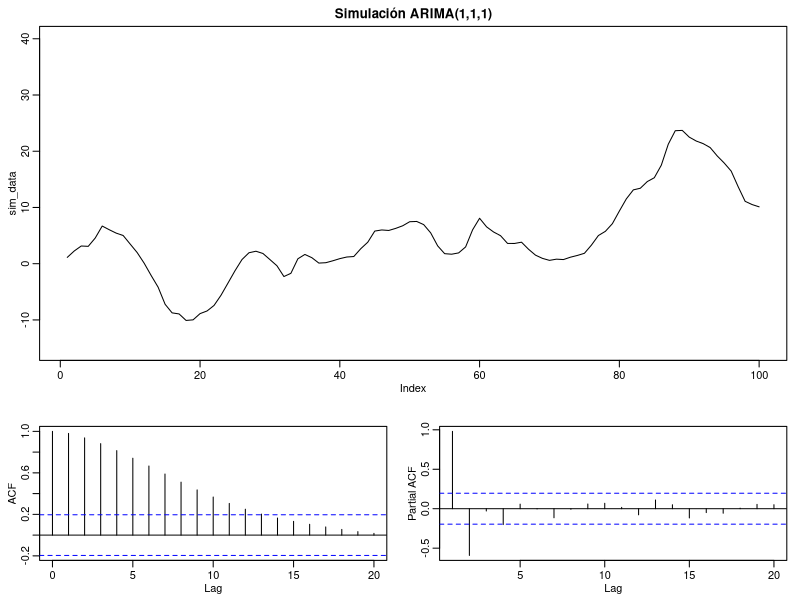
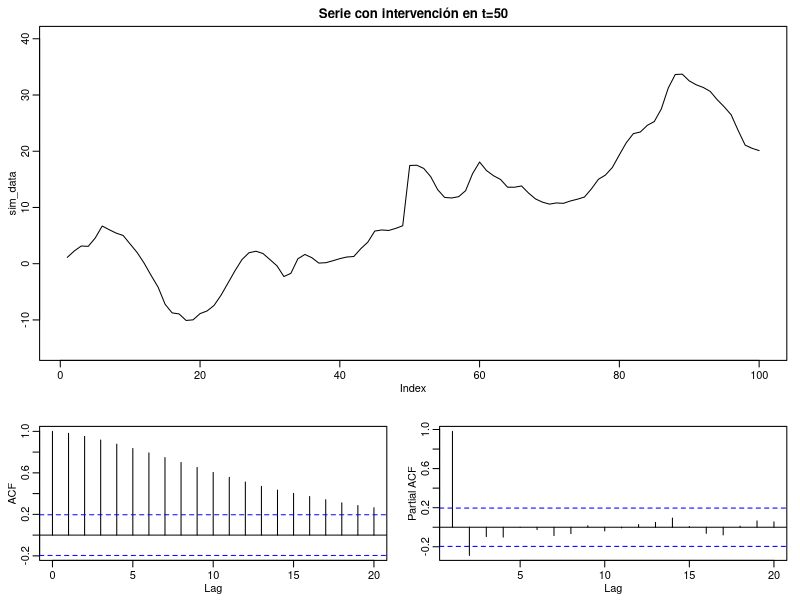
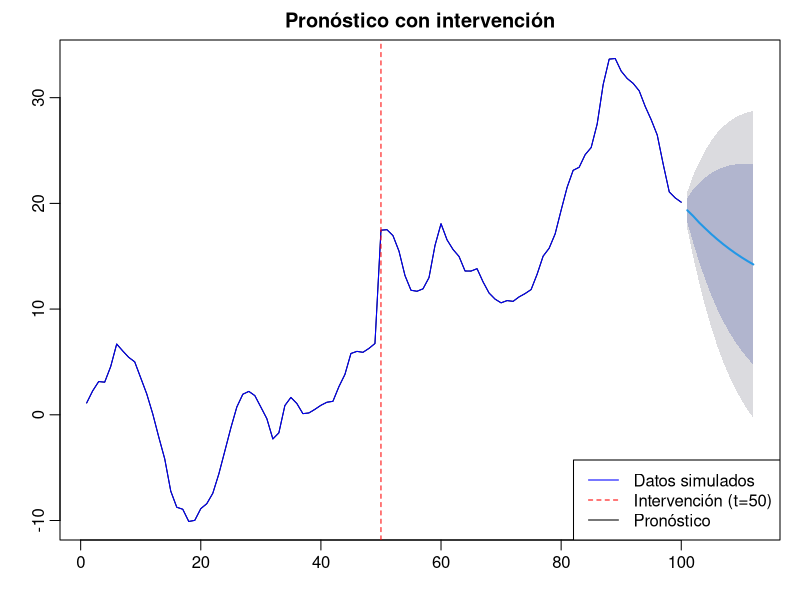

Source code (R) for these figures, in order:
## ---- chunk 1
#install.packages("forecast")
library(forecast)
## ---- chunk 2
set.seed(123)
sim_data <- arima.sim(n = 100, list(order = c(1, 1, 1), ar = 0.5, ma = 0.5))
# Ajustar a 100 observaciones
sim_data <- sim_data[-1]
layout(matrix(c(1,1,2, 1,1,3), nc=2))
par(mar = c(3,3,2,1), mgp = c(1.6, .6, 0))

plot(sim_data, type="l", ylim = c(-15,40), main = "Simulación ARIMA(1,1,1)")
acf(sim_data, main = "ACF de la serie simulada")
pacf(sim_data, main = "PACF de la serie simulada")
## ---- chunk 3
intervention <- rep(0, 100)
intervention[50:100] <- 1 #A partir del dato 50 lo vuelve 1
sim_data[50:100] <- sim_data[50:100] + 10 #sumar 10 a partir del datos 50 (es el tamaño del impacto)

plot(sim_data, type="l", ylim = c(-15,40), main = "Serie con intervención en t=50")
acf(sim_data, main = "ACF tras intervención")
pacf(sim_data, main = "PACF tras intervención")
## ---- chunk 4
# Ajuste automático con regresor
model <- auto.arima(sim_data, xreg = intervention)
#Es importante ponerle el xreg, que es el outlier de escalon, o sino, cambia la dinámica de la serie

# Resultados del ajuste
summary(model)
## ---- chunk 5
forecast_values <- forecast(model, xreg = rep(1, 12)) 
#La variable hexogena (outlier) añade 1's en esos 12 adelantos que no tenía registro
## ---- chunk 6
par(mfrow = c(1,1))
plot(forecast_values, main = "Pronóstico con intervención")
lines(sim_data, col = "blue")
abline(v = 50, col = "red", lty = 2)
legend(
  "bottomright",
  legend = c("Datos simulados", "Intervención (t=50)", "Pronóstico"),
  col    = c("blue", "red", "black"),
  lty    = c(1, 2, 1)
)
